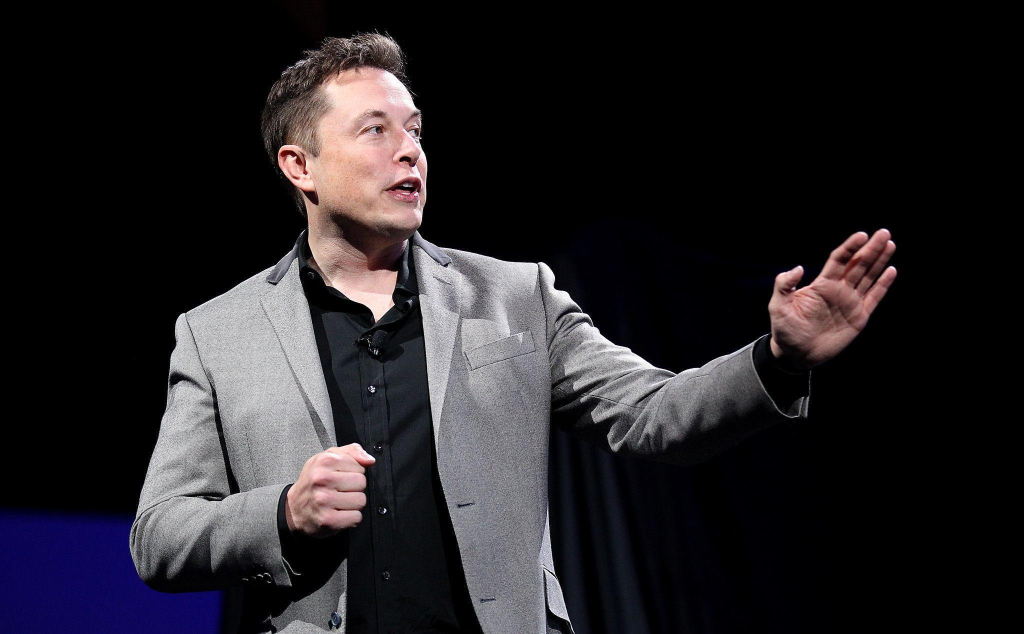
#> input picture images/elon.jpg, 2048 x 1268 px (shown at 1/2 size)
$ python edgeDetection.py
#> lines starting #> are read from the running program, lines starting #| are printed output that depends on the picture; after the words box and inside, x2 and y2 are one past the last pixel; in counts of white or black regions, pixels touching at a corner belong together
# Loading/Importing libraries
import cv2

# Reading image file
img = cv2.imread('images/elon.jpg')
#> img is the input picture: shape (1268, 2048, 3); mean B, G, R 37.6, 34, 36.9
img = cv2.resize(img, (0, 0), fx=0.25, fy=0.25)
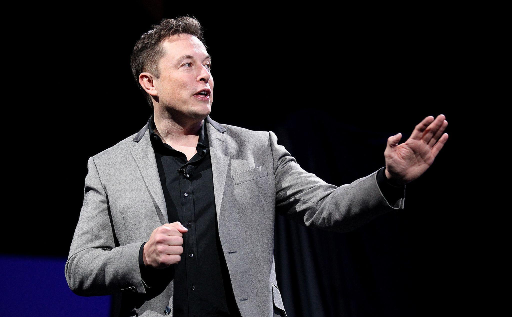
#> img: shape (317, 512, 3); mean B, G, R 37.7, 34, 36.9
cv2.imshow('Original', img)

# Converting to grayscale
img = cv2.cvtColor(img, cv2.COLOR_BGR2GRAY)
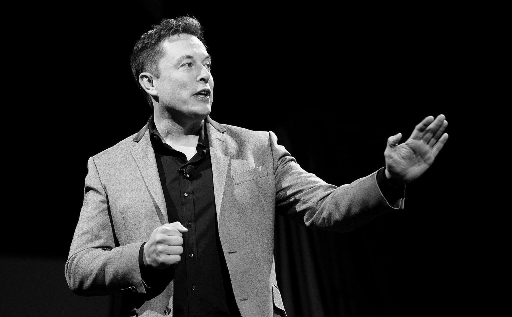
#> img: shape (317, 512); min 0, max 255, mean 35.3

# Applying blurring
img = cv2.GaussianBlur(img, (3, 3), 0)

# Canny Edge Detector
edged = cv2.Canny(img, 100, 200)
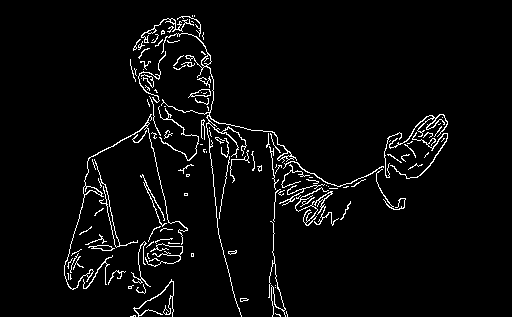
#> edged: shape (317, 512); 3.8% white in thin lines or dots, all inside (x1, y1, x2, y2) = (64, 15, 448, 317)

cv2.imshow('Edges', edged)
cv2.waitKey()
